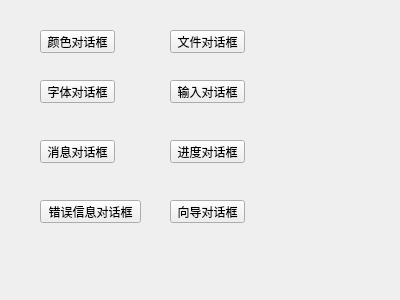
<?xml version="1.0" encoding="UTF-8"?>
<ui version="4.0">
 <class>MyWidget</class>
 <widget class="QWidget" name="MyWidget">
  <property name="geometry">
   <rect>
    <x>0</x>
    <y>0</y>
    <width>400</width>
    <height>300</height>
   </rect>
  </property>
  <property name="windowTitle">
   <string>MyWidget</string>
  </property>
  <widget class="QPushButton" name="pushButton">
   <property name="geometry">
    <rect>
     <x>40</x>
     <y>30</y>
     <width>75</width>
     <height>23</height>
    </rect>
   </property>
   <property name="text">
    <string>颜色对话框</string>
   </property>
  </widget>
  <widget class="QPushButton" name="pushButton_2">
   <property name="geometry">
    <rect>
     <x>170</x>
     <y>30</y>
     <width>75</width>
     <height>23</height>
    </rect>
   </property>
   <property name="text">
    <string>文件对话框</string>
   </property>
  </widget>
  <widget class="QPushButton" name="pushButton_3">
   <property name="geometry">
    <rect>
     <x>40</x>
     <y>80</y>
     <width>75</width>
     <height>23</height>
    </rect>
   </property>
   <property name="text">
    <string>字体对话框</string>
   </property>
  </widget>
  <widget class="QPushButton" name="pushButton_4">
   <property name="geometry">
    <rect>
     <x>170</x>
     <y>80</y>
     <width>75</width>
     <height>23</height>
    </rect>
   </property>
   <property name="text">
    <string>输入对话框</string>
   </property>
  </widget>
  <widget class="QPushButton" name="pushButton_5">
   <property name="geometry">
    <rect>
     <x>40</x>
     <y>140</y>
     <width>75</width>
     <height>23</height>
    </rect>
   </property>
   <property name="text">
    <string>消息对话框</string>
   </property>
  </widget>
  <widget class="QPushButton" name="pushButton_6">
   <property name="geometry">
    <rect>
     <x>170</x>
     <y>140</y>
     <width>75</width>
     <height>23</height>
    </rect>
   </property>
   <property name="text">
    <string>进度对话框</string>
   </property>
  </widget>
  <widget class="QPushButton" name="pushButton_7">
   <property name="geometry">
    <rect>
     <x>40</x>
     <y>200</y>
     <width>101</width>
     <height>23</height>
    </rect>
   </property>
   <property name="text">
    <string>错误信息对话框</string>
   </property>
  </widget>
  <widget class="QPushButton" name="pushButton_8">
   <property name="geometry">
    <rect>
     <x>170</x>
     <y>200</y>
     <width>75</width>
     <height>23</height>
    </rect>
   </property>
   <property name="text">
    <string>向导对话框</string>
   </property>
  </widget>
 </widget>
 <layoutdefault spacing="6" margin="11"/>
 <resources/>
 <connections/>
</ui>
